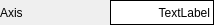
<?xml version="1.0" encoding="UTF-8"?>
<ui version="4.0">
 <class>axisTextWidget</class>
 <widget class="QWidget" name="axisTextWidget">
  <property name="geometry">
   <rect>
    <x>0</x>
    <y>0</y>
    <width>214</width>
    <height>25</height>
   </rect>
  </property>
  <property name="windowTitle">
   <string>Form</string>
  </property>
  <layout class="QHBoxLayout" name="horizontalLayout">
   <property name="margin">
    <number>0</number>
   </property>
   <item>
    <layout class="QGridLayout" name="gridLayout">
     <item row="0" column="1">
      <widget class="QLabel" name="axisValue">
       <property name="styleSheet">
        <string notr="true">QLabel { background-color: white;}</string>
       </property>
       <property name="frameShape">
        <enum>QFrame::Box</enum>
       </property>
       <property name="frameShadow">
        <enum>QFrame::Plain</enum>
       </property>
       <property name="text">
        <string>TextLabel</string>
       </property>
       <property name="alignment">
        <set>Qt::AlignRight|Qt::AlignTrailing|Qt::AlignVCenter</set>
       </property>
      </widget>
     </item>
     <item row="0" column="0">
      <widget class="QLabel" name="axisLabel">
       <property name="text">
        <string>Axis</string>
       </property>
      </widget>
     </item>
    </layout>
   </item>
  </layout>
 </widget>
 <resources/>
 <connections/>
 <buttongroups>
  <buttongroup name="buttonGroup"/>
 </buttongroups>
</ui>
